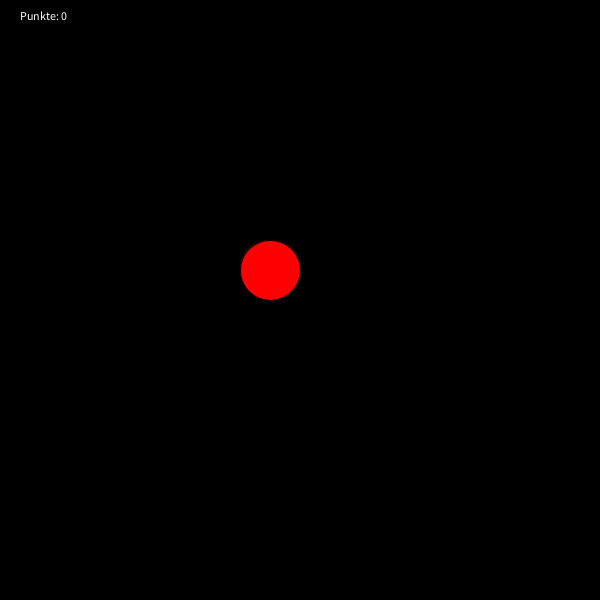
Frame 1 (no input)
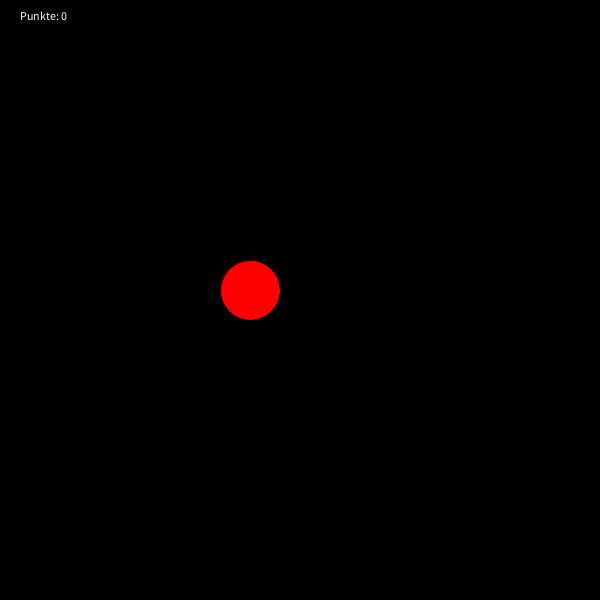
Frame 60 (the mouse pressed at the canvas centre just before this capture)
Frame 120 (the mouse held since frame 60 and released just before this capture): identical to frame 1, image omitted

The Processing sketch that drew these frames (run headless with seeded random() and noise(); from frame 60 on, the mouse is pressed at the canvas centre):

// Processing sketch: FangDenKreis
// ── FangDenKreis.pde
int spielfeldGroesse = 30;
int dimension = 2;
int feldGroesse;
double letzterZeitpunkt = 0;
double intervall = 500;
Kreis kreis;
int radius = 30;
int koordinateXInPixel;
int koordinateYInPixel;
boolean kreisWurdeGeklickt;
int punkte;
int textPosition = 20;

int[][] spielfeld;
int[] kreisPosition;

// TO-DO: Wenn mans anklickt hat hat man gewonnen
// Feld eigentlich nicht notwendig

void setup(){
  size(600,600);
  rectMode(CENTER);
  punkte = 0;
  feldGroesse = width / spielfeldGroesse;
  spielfeld = new int[spielfeldGroesse][spielfeldGroesse];
  kreisPosition = new int[dimension];
  kreis = new Kreis(radius);  
  kreisPosition[0] = kreis.xKoordinate;
  kreisPosition[1] = kreis.yKoordinate;
  koordinateXInPixel = feldGroesse * kreis.xKoordinate + (feldGroesse / 2);
  koordinateYInPixel = kreis.yKoordinate * feldGroesse + (feldGroesse / 2);
  kreisWurdeGeklickt = false;
}

void draw(){
  background(0);
  if(kreisWurdeGeklickt){
    println("geklickt");
    punkte++;
    restart();
  }
  if(millis() - letzterZeitpunkt >= intervall){
    kreis.bewege(spielfeldGroesse);
    letzterZeitpunkt = millis();
  }
  text("Punkte: " + punkte, textPosition, textPosition);
  kreis.zeichne(feldGroesse);
}

void restart(){
  feldGroesse = width / spielfeldGroesse;
  spielfeld = new int[spielfeldGroesse][spielfeldGroesse];
  kreisPosition = new int[dimension];
  kreis = new Kreis(radius);  
  kreisPosition[0] = kreis.xKoordinate;
  kreisPosition[1] = kreis.yKoordinate;
  koordinateXInPixel = feldGroesse * kreis.xKoordinate + (feldGroesse / 2);
  koordinateYInPixel = kreis.yKoordinate * feldGroesse + (feldGroesse / 2);
  kreisWurdeGeklickt = false;
}

void mousePressed(){
  if (mouseX > (koordinateXInPixel - radius) && mouseX < (koordinateXInPixel + radius) && 
  mouseY > (koordinateYInPixel - radius) && mouseY < (koordinateYInPixel + radius)){
    println("pressed");
    kreisWurdeGeklickt = true;
  }
}

// ── Kreis.pde
public class Kreis{
  int xKoordinate;
  int yKoordinate;
  int randomNumber;
  int vorherNumber = 1;
  int radius;

  
  Kreis(int radius){
    this.radius = radius;
    positioniereKreis();
  }
  
  void positioniereKreis() {
    xKoordinate = 13;
    yKoordinate = 13;
  }
  
  void zeichne(int feldGroesse) {
    fill(255,0,0);
    ellipse(feldGroesse * xKoordinate + (feldGroesse / 2), 
    yKoordinate * feldGroesse + (feldGroesse / 2), 
    radius * 2, radius * 2);
    fill(255,255,255);
  }
  
  void bewege(int spielfeldGroesse) {
    randomNumber = int(random(4)) + 1;
    
    // TO-DO Abfrage in while loop damit er nicht stehen bleibt
    if (randomNumber == 1 && vorherNumber != 2){
      if (xKoordinate > spielfeldGroesse - 1){
        xKoordinate = 1;
      } else {
        xKoordinate++; // nach rechts
      }
      vorherNumber = 1;
    } else if (randomNumber ==2 && vorherNumber != 1){
      if (xKoordinate < 1){
        xKoordinate = spielfeldGroesse - 1;
      } else {
        xKoordinate--; // nach links
      }
      vorherNumber = 2;
    } else if (randomNumber == 3 && vorherNumber != 4){
      if (yKoordinate > spielfeldGroesse - 1){
        yKoordinate = 1;
      } else {
        yKoordinate++; // nach unten
      }
      vorherNumber = 3;
    }else if (randomNumber == 4 && vorherNumber != 3){
      if (yKoordinate < 1){
        yKoordinate = spielfeldGroesse - 1;
      } else {
        yKoordinate--; // nach oben
      }
      vorherNumber = 4;
    }
  }
  
  int positionX(){
    return xKoordinate;
  }
  
  int positionY(){
    return yKoordinate;
  }
}
